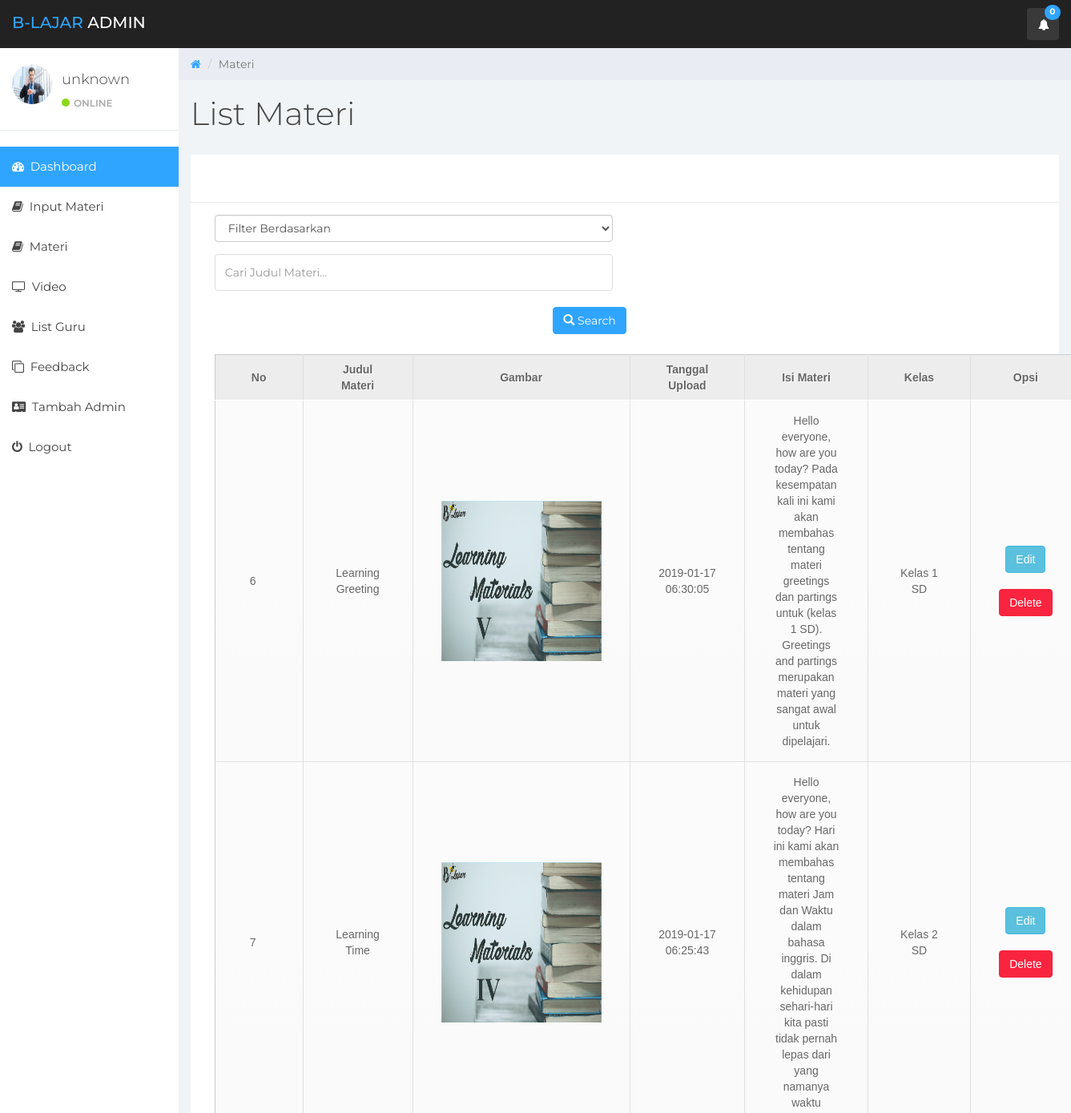
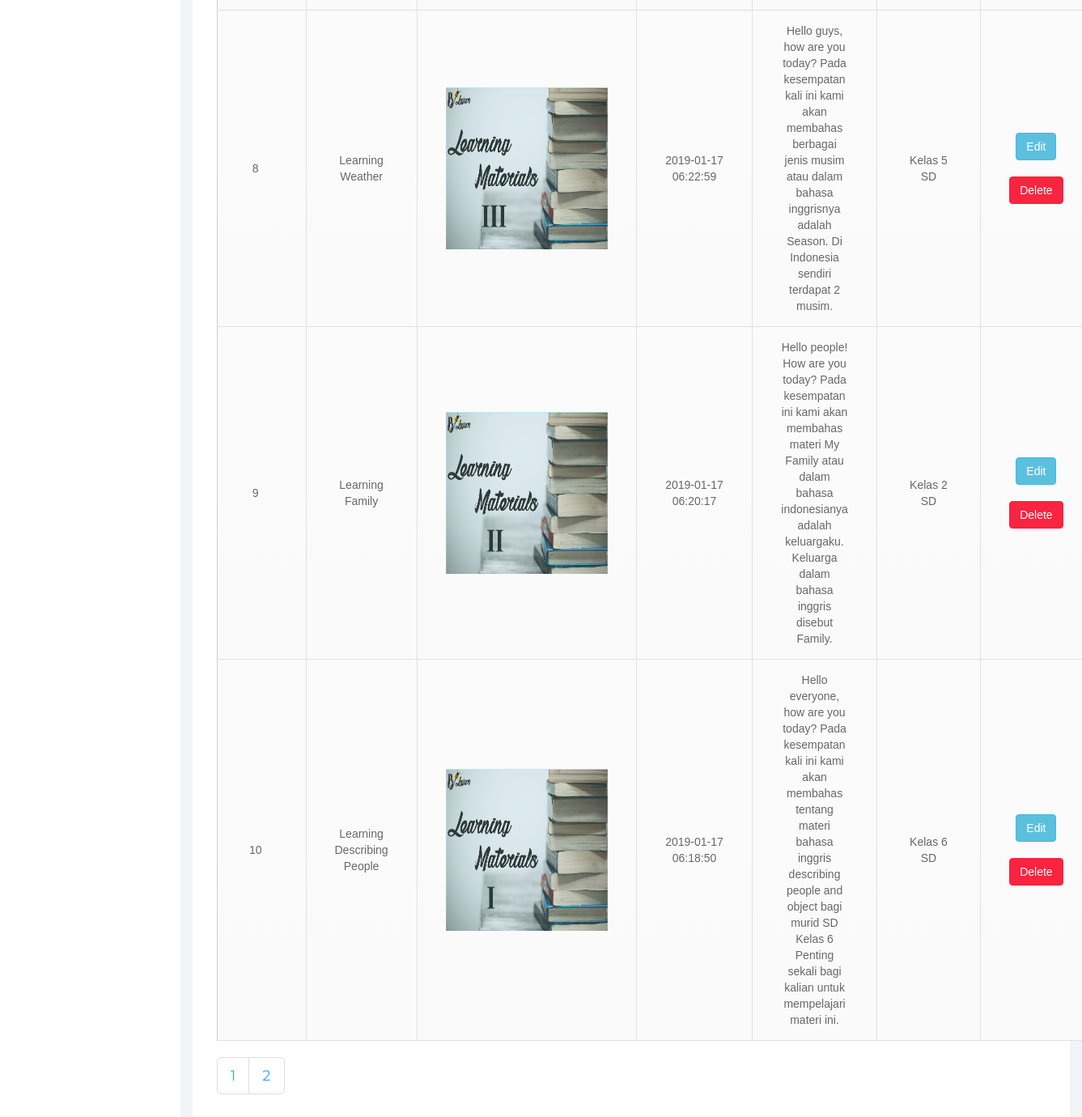
Page /login/admin/tampilan_materi.php?halaman=2 on the committed database (2 pictures, top to bottom).
### tables this page shows
CREATE TABLE `user_admin` (
  `id_admin` int(3) NOT NULL,
  `nama` varchar(20) NOT NULL,
  `username` varchar(10) NOT NULL,
  `password` varchar(10) NOT NULL,
  `retype_password` varchar(10) NOT NULL,
  `status` varchar(100) NOT NULL
);

CREATE TABLE `materi` (
  `id_materi` int(11) NOT NULL,
  `judul_materi` varchar(100) NOT NULL,
  `gambar` varchar(100) NOT NULL,
  `tanggal_upload` datetime NOT NULL,
  `isi_materi` varchar(255) NOT NULL,
  `pdf` varchar(100) NOT NULL,
  `id_kelas` int(11) NOT NULL,
  `id_guru` int(10) NOT NULL
);

CREATE TABLE `kelas` (
  `id_kelas` int(11) NOT NULL,
  `nama_kelas` varchar(50) NOT NULL
);

### login/admin/tampilan_materi.php (the view, shortened to what this page needs)
<?php
	include'sidebar.php';
?>
<link rel="stylesheet" type="text/css" href="assets/css/feedback.css">
<div class="col-sm-9 col-sm-offset-3 col-lg-10 col-lg-offset-2 main">
		<div class="row">
			<ol class="breadcrumb">
				<li><a href="index.php">
					<em class="fa fa-home"></em>
				</a></li>
				<li class="active">Materi</li>
			</ol>
		</div>
		<div class="row">
			<div class="col-lg-12">
				<h1 class="page-header">List Materi</h1>
			</div>
		</div>
				<div class="panel panel-default">
					<div class="panel-heading">
                    </div>
                    <div class="panel-body">
						<div class="col-md-6">
                            <div class="form-group">
                                <form method="post" id="report_filter" action="<?= $_SERVER['PHP_SELF'];?>" >
                                <select name="name" class="form-control" onchange="document.getElementById('report_filter').submit(); " >
                                    <option value="--">Filter Berdasarkan</option>
                                </select>
                            </form>
                            </div>
                            <form action="" method="POST">
                                <div class="form-group">
                                    <input class="form-control" name="cari" placeholder="Cari Judul Materi...">
                                    <br>
                                    <button type="submit" name="submit" class="btn btn-md btn-primary" style="margin-left:85%;margin-bottom: 10px;"><span class="glyphicon glyphicon-search"></span> Search</button>
                                </div>
                            </form>
							<?php
include_once("../../config/koneksi.php");
$halaman = 5;
$page = isset($_GET["halaman"]) ? (int)$_GET["halaman"] : 1;
$mulai = ($page>1) ? ($page * $halaman) - $halaman : 0;
$result = mysqli_query($con, "SELECT * FROM kelas INNER JOIN materi ON kelas.id_kelas = materi.id_kelas ORDER BY id_materi DESC");
$total = mysqli_num_rows($result);
$pages = ceil($total/$halaman);
if(isset($_POST['name'])){
    echo $_POST['name'];
    $filter = "where materi.id_kelas = '$_POST[name]' ";
}
else{
    $filter = "";
}
$query = mysqli_query($con,"SELECT * FROM kelas INNER JOIN materi ON kelas.id_kelas = materi.id_kelas $filter ORDER BY id_materi DESC LIMIT $mulai, $halaman");
$no =$mulai+1;
?>
    <table >
    <tr>
        <thead>
        <th>No</th>
        <th>Judul Materi</th>
        <th>Gambar</th>
        <th>Tanggal Upload</th>
        <th>Isi Materi</th>
        <th>Kelas</th>
        <th>Opsi</th>
        </thead>
    </tr>
    <tbody>
    <?php
            while ($user_data=mysqli_fetch_array($query)) {
        echo "<tr>";
        echo "<td>".$no++;"<td>";
        echo "<td>".$user_data['judul_materi']."</td>";
        echo "<td><img src='../guru/images/$user_data[gambar]' height='200px' width='200px'></td>";
        echo "<td>".$user_data['tanggal_upload']."</td>";
        echo "<td>".$user_data['isi_materi']."</td>";
        echo "<td>".$user_data['nama_kelas']."</td>";
        ?>
        <td>
                                <button type="button" class="btn btn-info" data-toggle="myModal" data-target="myModal">Edit</button>
                            <br><br>
                            <button onclick="deleteme(<?php echo $user_data['id_materi']; ?>)" name="Delete" value="Delete" class='btn btn-md btn-danger'>Delete</td></tr>
<?php
    }
    ?>
    </tbody>
</table>
    <ul class="pagination pagination-lg">
    <?php for ($i=1; $i<=$pages ; $i++){ ?>
    <li class="page-item"><a class="page-link" href="?halaman=<?php echo $i; ?>"><?php echo $i; ?></a></li>
    <?php } ?>
    </ul>
</div>
</div>
</div>

### login/admin/sidebar.php (shortened to what this page needs)
<!DOCTYPE html>
<html>
<head>
	<link href="assets/css/bootstrap.min.css" rel="stylesheet">
	<link href="assets/css/font-awesome.min.css" rel="stylesheet">
	<link href="assets/css/styles.css" rel="stylesheet">
</head>
<?php
			include'../../config/koneksi.php';
			$sqlCount = mysqli_query($con, "select count(id) ttl from feedback where is_read = 0");
    		$count = mysqli_fetch_assoc($sqlCount);
    		$sqlCount = mysqli_query($con, "select count(id_guru) ttl from user_guru where is_read = 0");
    		$count2 = mysqli_fetch_assoc($sqlCount);
    		?>
<body>
	<nav class="navbar navbar-custom navbar-fixed-top" role="navigation">
		<div class="container-fluid">
			<div class="navbar-header">
				<a class="navbar-brand" href="#"><span>B-lajar</span> Admin</a>
				<ul class="nav navbar-top-links navbar-right" id="open1">
					<li class="dropdown" id="open2"><a class="dropdown-toggle count-info" id="open3" data-toggle="dropdown" href="#">
						<em class="fa fa-bell"></em><span class="label label-info notif-total"><?php echo $count['ttl'] + $count2['ttl'] ?></span>
					</a>
					</li>
				</ul>
			</div>
		</div>
	</nav>
	<div id="sidebar-collapse" class="col-sm-3 col-lg-2 sidebar">
		<div class="profile-sidebar">
			<div class="profile-userpic">
				<img src="assets/images/man.jpg" class="img-responsive" alt="">
			</div>
			<div class="profile-usertitle">
				<?php
				include_once("../../config/koneksi.php");
 				$result = mysqli_query($con, "SELECT nama FROM user_admin");
				?>
			<?php
    		while($user_data = mysqli_fetch_array($result)) {
				echo "<h4>".$user_data['nama']. "</h4>";
				}
    		?>
				<div class="profile-usertitle-status"><span class="indicator label-success"></span>Online</div>
			</div>
		</div>
		<ul class="nav menu">
			<li class="active"><a href="halaman_admin.php"><em class="fa fa-dashboard">&nbsp;</em> Dashboard</a></li>
			<li><a href="input_materi.php"><em class="fa fa-book">&nbsp;</em> Input Materi</a></li>
			<li><a href="tampilan_materi.php"><em class="fa fa-book">&nbsp;</em> Materi</a></li>
			<li><a href="tampilan_video.php"><em class="fa fa-tv">&nbsp;</em> Video</a></li>
			<li><a href="list_guru.php"><em class="fa fa-users">&nbsp;</em> List Guru</a></li>
			<li><a href="feedbackin.php"><em class="fa fa-clone">&nbsp;</em> Feedback</a></li>
			<li><a href="register_admin.php"><em class="fa fa-address-card">&nbsp;</em> Tambah  Admin</a></li>
			<li><a href="login/logout.php"><em class="fa fa-power-off">&nbsp;</em> Logout</a></li>
		</ul>
	</div>
</body>
</html>

### login/admin/assets/css/styles.css (style rules this page uses)
body { background: #f1f4f7; padding-top: 60px; font-size: 14px; color: #444444; font-family: "Montserrat", "Helvetica Neue", Helvetica, Arial, sans-serif; }
a, a:hover, a:focus { color: #30a5ff; }
h1, h2, h3, h4, h5, h6 { color: #444444; }
h1 { font-weight: 300; font-size: 40px; }
h3, h4 { font-weight: 300; }
input.form-control { border: 1px solid #ddd; box-shadow: none; height: 46px; }
.navbar-custom { background: #222; height: 60px; }
.navbar-header .navbar-brand { color: #fff; font-size: 20px; text-transform: uppercase; font-weight: 500; height: 60px; padding-top: 18px; }
.navbar-header .navbar-brand span { color: #30a5ff; }
.dropdown { background: rgba(255, 255, 255, 0.1); float: left; margin: 10px 8px; padding: 0px; border-radius: 4px; }
.dropdown a.dropdown-toggle { color: #fff; height: 40px; width: 40px; padding-top: 11px; padding-left: 9px; }
.dropdown .label { top: -4px; left: 22px; padding-top: 4px; padding-bottom: 4px; position: absolute; border-radius: 9999px; }
.navbar-top-links li:last-child { margin-right: 15px; }
.dropdown em { margin: 0 5px; }
.btn-primary, .btn-primary:hover, .btn-primary:focus, .btn-primary:active, .btn-primary.active, .open > .dropdown-toggle.btn-primary, .btn-primary.disabled, .btn-primary[disabled], fieldset[disabled] .btn-primary, .btn-primary.disabled:hover, .btn-primary[disabled]:hover, fieldset[disabled] .btn-primary:hover, .btn-primary.disabled:focus, .btn-primary[disabled]:focus, fieldset[disabled] .btn-primary:focus, .btn-primary.disabled:active, .btn-primary[disabled]:active, fieldset[disabled] .btn-primary:active, .btn-primary.disabled.active, .btn-primary[disabled].active, fieldset[disabled] .btn-primary.active { background-color: #30a5ff; border-color: #30a5ff; }
.btn-danger, .btn-danger:hover, .btn-danger:focus, .btn-danger:active, .btn-danger.active, .open > .dropdown-toggle.btn-danger, .btn-danger.disabled, .btn-danger[disabled], fieldset[disabled] .btn-danger, .btn-danger.disabled:hover, .btn-danger[disabled]:hover, fieldset[disabled] .btn-danger:hover, .btn-danger.disabled:focus, .btn-danger[disabled]:focus, fieldset[disabled] .btn-danger:focus, .btn-danger.disabled:active, .btn-danger[disabled]:active, fieldset[disabled] .btn-danger:active, .btn-danger.disabled.active, .btn-danger[disabled].active, fieldset[disabled] .btn-danger.active { background-color: #f9243f; border-color: #f9243f; }
.btn-link, .page-link, .text-primary { color: #30a5ff !important; }
.label-success { background-color: #8ad919; }
.label-info { background-color: #30a5ff; }
.panel { border: 0; }
.panel-heading { font-size: 20px; font-weight: 300; letter-spacing: 0.025em; height: 60px; line-height: 38px; }
.panel-default .panel-heading { background: #fff; border-bottom: 1px solid #e9ecf2; color: #444444; }
.navbar { border: 0; }
.sidebar { display: block; padding: 0; display: none; box-shadow: none; background: #fff; }
.sidebar ul { margin: 20px 0px; }
@media (min-width: 768px) { .sidebar { display: block; position: fixed; top: 60px; bottom: 0; left: 0; z-index: 1000; display: block; margin: 0; padding: 0; overflow-x: hidden; overflow-y: auto; } }
@media (min-width: 768px) { .navbar-header { width: 100%; } }
.sidebar ul.nav .active a, .sidebar ul.nav li.parent a.active, .sidebar ul.nav .active > a:hover, .sidebar ul.nav li.parent a.active:hover, .sidebar ul.nav .active > a:focus, .sidebar ul.nav li.parent a.active:focus { color: #fff; background-color: #30a5ff; }
.sidebar ul.nav li a { height: 50px; font-size: 15px; line-height: 2em; color: #444444; }
.profile-sidebar { padding: 10px 0; border-bottom: 1px solid #e9ecf2; }
.indicator { width: 10px; height: 10px; display: inline-block; border-radius: 9999px; margin-right: 5px; }
.profile-userpic img { float: left; margin: 10px 0px 0px 15px; width: 50px; height: 50px; border-radius: 9999px !important; }
.profile-usertitle { float: left; text-align: left; margin: 10px 0 0 12px; }
.profile-usertitle-status { text-transform: uppercase; color: #AAA; font-size: 12px; font-weight: 600; margin-bottom: 15px; }
.breadcrumb { border-radius: 0; padding: 10px 15px 10px 15px; background: #e9ecf2; margin: 0; }
h1.page-header { margin-top: 20px; border-bottom: 0; }

### rows in the picture
user_admin: nama "unknown"
materi: judul_materi "Learning Greeting", gambar (picture), tanggal_upload "2019-01-17 06:30:05", isi_materi "Hello everyone, how are you today? Pada kesempatan kali ini kami akan membahas tentang materi greetings dan partings untuk (kelas 1 SD). Greetings and partings merupakan materi yang sangat awal untuk dipelajari.", id_kelas.nama_kelas "Kelas 1 SD"
materi: judul_materi "Learning Time", gambar (picture), tanggal_upload "2019-01-17 06:25:43", isi_materi "Hello everyone, how are you today? Hari ini kami akan membahas tentang materi Jam dan Waktu dalam bahasa inggris. Di dalam kehidupan sehari-hari kita pasti tidak pernah lepas dari yang namanya waktu", id_kelas.nama_kelas "Kelas 2 SD"
materi: judul_materi "Learning Weather", gambar (picture), tanggal_upload "2019-01-17 06:22:59", isi_materi "Hello guys, how are you today? Pada kesempatan kali ini kami akan membahas berbagai jenis musim atau dalam bahasa inggrisnya adalah Season. Di Indonesia sendiri terdapat 2 musim.", id_kelas.nama_kelas "Kelas 5 SD"
materi: judul_materi "Learning Family", gambar (picture), tanggal_upload "2019-01-17 06:20:17", isi_materi "Hello people! How are you today? Pada kesempatan ini kami akan membahas materi My Family atau dalam bahasa indonesianya adalah keluargaku. Keluarga dalam bahasa inggris disebut Family.", id_kelas.nama_kelas "Kelas 2 SD"
materi: judul_materi "Learning Describing People", gambar (picture), tanggal_upload "2019-01-17 06:18:50", isi_materi "Hello everyone, how are you today? Pada kesempatan kali ini kami akan membahas tentang materi bahasa inggris describing people and object bagi murid SD Kelas 6 Penting sekali bagi kalian untuk mempelajari materi ini.", id_kelas.nama_kelas "Kelas 6 SD"

### other values in the picture
$count['ttl'] + $count2['ttl'] "0"
